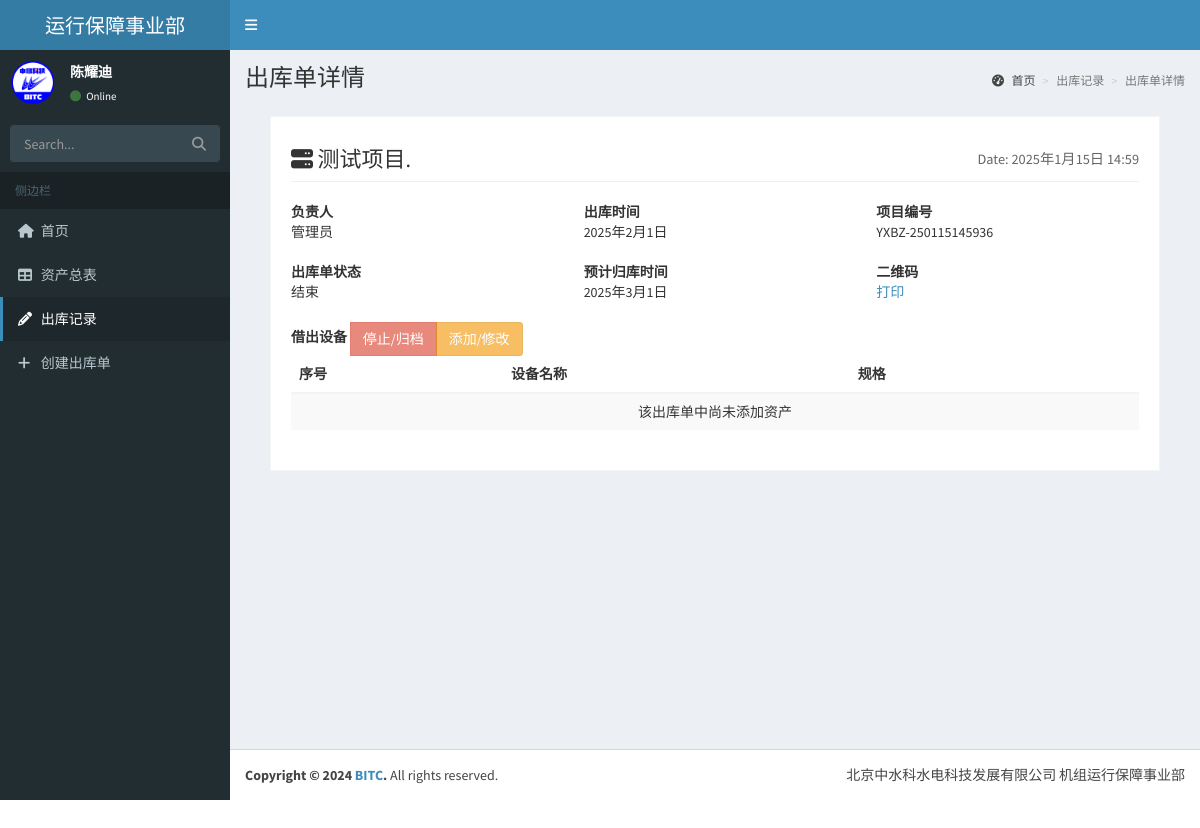
The page /assetsmanagermini/table/detail/YXBZ-250115145936/info on the database its author committed.
### main_app/models.py (models this page shows, shortened)
class Tables(models.Model):
    St_Outgoing_Choise = (
        ('进行', '进行'),
        ('结束', '结束'),
        ('挂起', '挂起')
    )
    Number_form = models.CharField(max_length=50, verbose_name='出库单编号', null=True, blank=True)
    Name_person = models.CharField(max_length=50, verbose_name='负责人', null=True, blank=True)
    Create_time = models.DateTimeField(auto_now_add=True, verbose_name='申请时间', null=True, blank=True)
    Start_date = models.DateField(verbose_name='出库时间', null=True, blank=True, auto_now=False)
    End_date = models.DateField(verbose_name='预计入库时间', null=True, blank=True, auto_now=False)
    Project = models.CharField(max_length=50, verbose_name='申请项目', null=True, blank=True)
    Status = models.CharField(max_length=10, verbose_name='单状态', null=True, blank=True, choices=St_Outgoing_Choise)
    Form_uid = models.UUIDField(default=uuid.uuid4, editable=False, unique=True)
    Asset_list = models.TextField(verbose_name='归档设备列表', null=True, blank=True, default='')

### main_app/views.py (the view)
# urls.py: path('table/detail/<str:oid>/info', views.outgoingdetail, name='outgoingdetailinfo'),
def outgoingdetail(request, oid):
    if request.method == "GET":
        metching = Tables.objects.get(Number_form=oid)
        metch_records = RecordTables.objects.filter(Table=metching).select_related("Asset").all()
        return render(request, template_name='assets/outgoingdetail.html', context={
            'outgoing': metching,
            'assets': metch_records,
        })

### templates/assets/outgoingdetail.html (shortened to what this page needs)
{% extends 'starter.html' %}
{% load static %}
{% block pageheader %}出库单详情{% endblock %}
{% block Username %}陈耀迪{% endblock %}
{% block secondpage %}出库记录{% endblock %}
{% block thirdpage %}出库单详情{% endblock %}
{% block isActive3 %}"active"{% endblock %}
{% block css %}
    <link rel="stylesheet" href="{% static 'adminlet-2.4.10/dist/css/skins/_all-skins.min.css' %}">
{% endblock %}
{% block content %}
    <section class="invoice">
        <div class="row">
            <div class="col-xs-12">
                <h2 class="page-header">
                    <i class="fa fa-server"></i> {{ outgoing.Project }}.
                    <small class="pull-right">Date: {{ outgoing.Create_time }}</small>
                </h2>
            </div>
        </div>
        <div class="row invoice-info">
            <div class="col-sm-4 invoice-col">
                <b>负责人</b>
                <address>
                    {{ outgoing.Name_person }}
                </address>
                <b>出库单状态</b>
                <address>
                    {{ outgoing.Status }}
                </address>
            </div>
            <div class="col-sm-4 invoice-col">
                <b>出库时间</b>
                <address>
                    {{ outgoing.Start_date }}
                </address>
                <b>预计归库时间</b>
                <address>
                    {{ outgoing.End_date }}
                </address>
            </div>
            <div class="col-sm-4 invoice-col">
                <b>项目编号</b>
                <address>
                    {{ outgoing.Number_form }}
                </address>
                <b>二维码</b>
                <address>
                    <a href="" id="barcode">打印</a>
                </address>
            </div>
        </div>
        <div class="row">
            <div class="col-xs-12 table-responsive">
                <b>借出设备</b>
                <table id="example1" class="table table-striped">
                    <thead>
                    <tr>
                        <th>序号</th>
                        <th>设备名称</th>
                        <th>规格</th>
                        <th></th>
                    </tr>
                    </thead>
                    {% if assets %}
                        <tbody>
                        {% for asset in assets %}
                            <tr>
                                <td>{{ forloop.counter }}</td>
                                <td>{{ asset.Asset.Na }}</td>
                                <td>{{ asset.Asset.Mo }}</td>
                                <td>
                                    <div class="btn-group">
                                        <input type="button" class="btn btn-danger remove" id="remove"
                                               href="" value="删除" asset_id="{{ asset.Asset.No }}"
                                               {% if outgoing.Status != '进行' %}disabled{% endif %}>
                                        <input type="button" class="btn btn-success back" id="back"
                                               href="" value="归还" asset_id="{{ asset.Asset.No }}"
                                               {% if asset.Asset.St != 1 %}disabled{% endif %}>
                                    </div>
                                </td>
                                {% if asset.Asset.St != 1 %}<td>-已归还</td>{% endif %}
                            </tr>
                        {% endfor %}
                        </tbody>
                    {% else %}
                        <td align="center" colspan="5">该出库单中尚未添加资产</td>
                    {% endif %}
                    <div class="btn-group">
                        <input type="button" class="btn btn-danger" id="over"
                               href="" value="停止/归档" {% if outgoing.Status == '结束' %}disabled{% endif %}>
                        <input type="button" class="btn btn-warning" id="change"
                               href="" value="添加/修改" {% if outgoing.Status == '结束' %}disabled{% endif %}>
                    </div>
                </table>
            </div>
        </div>
    </section>
{% endblock %}

### rows shown on the page
Tables: Project "测试项目", Create_time "2025年1月15日 14:59", Name_person "管理员", Status "结束", Start_date "2025年2月1日", End_date "2025年3月1日", Number_form "YXBZ-250115145936", Status "停止/归档", Status "添加/修改"
